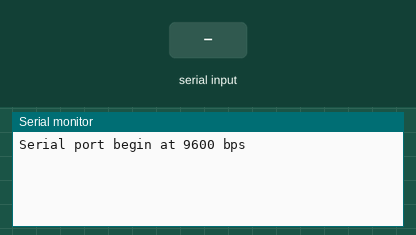
Simulated run of this sketch. Board: Arduino Leonardo, built with avr-gcc and run on an emulated ATmega32U4. Shown: the last lines printed to the serial monitor. The test bench sets the inputs (shaded band).

Above: at 1.2 s.
1.3 s: "1" received over the second serial link
At 2.5 s:
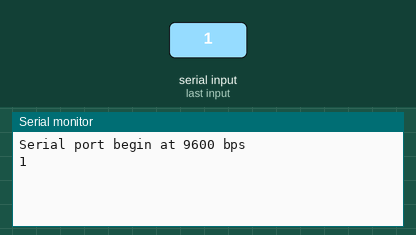
2.8 s: "0" received over the second serial link
At 3.7 s:
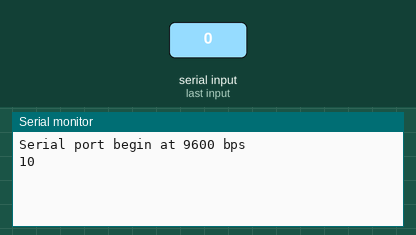

The sketch:

SerialPassthrough.ino
```cpp
/*
  SerialPassthrough sketch

  Some boards, like the Arduino 101, the MKR1000, Zero, or the Micro, have one
  hardware serial port attached to Digital pins 0-1, and a separate USB serial
  port attached to the IDE Serial Monitor. This means that the "serial
  passthrough" which is possible with the Arduino UNO (commonly used to interact
  with devices/shields that require configuration via serial AT commands) will
  not work by default.

  This sketch allows you to emulate the serial passthrough behaviour. Any text
  you type in the IDE Serial monitor will be written out to the serial port on
  Digital pins 0 and 1, and vice-versa.

  On the 101, MKR1000, Zero, and Micro, "Serial" refers to the USB Serial port
  attached to the Serial Monitor, and "Serial1" refers to the hardware serial
  port attached to pins 0 and 1. This sketch will emulate Serial passthrough
  using those two Serial ports on the boards mentioned above, but you can change
  these names to connect any two serial ports on a board that has multiple ports.

  created 23 May 2016
  by Erik Nyquist

  https://www.arduino.cc/en/Tutorial/BuiltInExamples/SerialPassthrough
*/

void setup() {
  Serial.begin(9600);
  Serial1.begin(9600);
  Serial.println("Serial port begin at 9600 bps");
}

void loop() {
  if (Serial.available()) {      // If anything comes in Serial (USB),
    Serial1.write(Serial.read());   // read it and send it out Serial1 (pins 0 & 1)
  }

  if (Serial1.available()) {     // If anything comes in Serial1 (pins 0 & 1)
    Serial.write(Serial1.read());   // read it and send it out Serial (USB)
  }
}
```

Measured:
- after the input at 1.3 s, the serial monitor: prints a new line at once (image 1)
- after the input at 2.8 s, the serial monitor: prints a new line at once (image 2)
